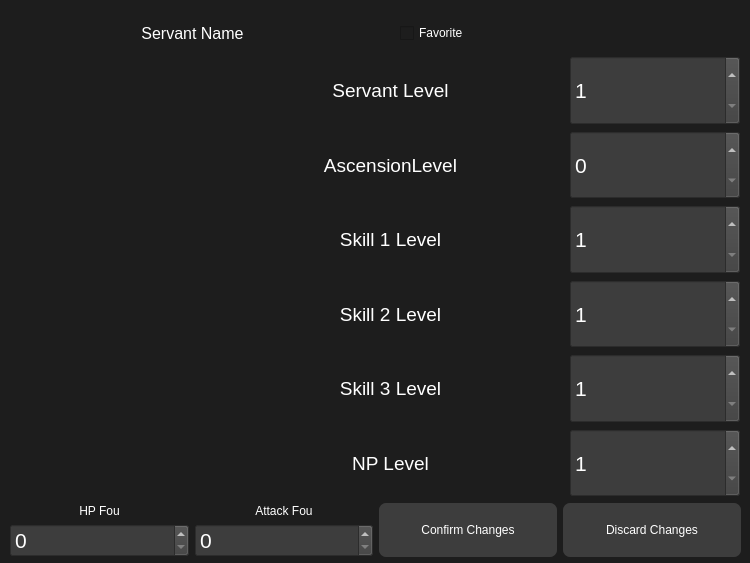
<?xml version="1.0" encoding="UTF-8"?>
<ui version="4.0">
 <class>ServantDialog</class>
 <widget class="QDialog" name="ServantDialog">
  <property name="geometry">
   <rect>
    <x>0</x>
    <y>0</y>
    <width>750</width>
    <height>563</height>
   </rect>
  </property>
  <property name="windowTitle">
   <string>Dialog</string>
  </property>
  <property name="styleSheet">
   <string notr="true">QMainWindow{
background-color:#1d1d1d;
}

QDialog{
background-color:#1d1d1d;
}

QFileDialog{
background-color: #1d1d1d;
}

QInputDialog{
background-color: #1d1d1d;
}

QWidget{
background-color: #1d1d1d;
}

QMenuBar{
background-color:#1d1d1d;
padding:5px;
	font: 12pt &quot;MS Shell Dlg 2&quot;;
}

QMenuBar::item{
background-color:#1d1d1d;
color:#fff;
padding:5px;
}

QMenu{
color:#fff;
padding:0;
}

QMenu::item:selected{
color:#fff;
background-color:#00aba9;
}

QSplitter::handle{
background-color: #1d1d1d;
}

QTableWidget{
background-color:#3d3d3d;
color:#fff;
border-radius: 4px;
}

QHeaderView::section{
background-color:qlineargradient(spread:pad, x1:0, y1:0, x2:1, y2:0, stop:0 rgba(20, 100, 150, 255), stop:1 rgba(36, 100, 150, 255));
border:none;
border-top-style:solid;
border-width:1px;
border-top-color:qlineargradient(spread:pad, x1:0, y1:0, x2:1, y2:0, stop:0 rgba(20, 100, 150, 255), stop:1 rgba(36, 100, 150, 255));
color:#fff;

}
QHeaderView{
background-color:qlineargradient(spread:pad, x1:0, y1:0, x2:1, y2:0, stop:0 rgba(20, 100, 150, 255), stop:1 rgba(36, 100, 150, 255));

border:none;
border-top-style:solid;
border-width:1px;
border-top-color:#146496;
color:#fff;
	font: 75 12pt &quot;Calibri&quot;;
}

QTableCornerButton::section{
border:none;
background-color:#146496;
}

QListWidget{
background-color:#3d3d3d;
color:#fff;
border-radius: 8px;
}

QMenu{
background-color:#3d3d3d;
}

QStatusBar{
background-color:#7e3878;
color:#fff;
}

QPushButton{
min-width: 80px;
min-height: 30px;

border-style:solid;

background-color:#3d3d3d;
color:#fff;
border-radius:7px;
}

QPushButton:hover{
color:#ccc;
	background-color: qlineargradient(spread:pad, x1:0.517, y1:0, x2:0.517, y2:1, stop:0 rgba(45, 45, 45, 255), stop:0.505682 rgba(45, 45, 45, 255), stop:1 rgba(29, 29, 29, 255));
	border-color:#2d89ef;
border-width:2px;
}

QPushButton:pressed{
background-color: qlineargradient(spread:pad, x1:0.517, y1:0, x2:0.517, y2:1, stop:0 rgba(29, 29, 29, 255), stop:0.505682 rgba(45, 45, 45, 255), stop:1 rgba(29, 29, 29, 255));
}


QTabWidget::tab{
background-color:#3d3d3d;
}

QLineEdit{
border-radius:0;
color: #fff;
}

QProgressBar{
border-radius:0;
text-align:center;
color:#fff;
background-color:transparent;
border: 2px solid #e3a21a;
border-radius:7px;
	font: 75 12pt &quot;Open Sans&quot;;

}

QProgressBar::chunk{
background-color:#2d89ef;
width:20px;
}

QComboBox{
background-color: #3d3d3d;
color: #fff;
}

QComboBox QAbstractItemView{
background-color: #3d3d3d;
color: #fff;
}

QTextBrowser{
background-color: #3d3d3d;
color: #fff;
border-radius: 8px;
}

QSpinBox{
background-color: #3d3d3d;
color: #fff;
font: 16pt
}

QLabel{
color: #fff;
}

QCheckBox{
color: #fff;
}</string>
  </property>
  <widget class="QWidget" name="">
   <property name="geometry">
    <rect>
     <x>10</x>
     <y>503</y>
     <width>731</width>
     <height>54</height>
    </rect>
   </property>
   <layout class="QHBoxLayout" name="horizontalLayout_4">
    <item>
     <layout class="QHBoxLayout" name="horizontalLayout">
      <item>
       <layout class="QVBoxLayout" name="verticalLayout_3">
        <item>
         <widget class="QLabel" name="hpFouLabel">
          <property name="text">
           <string>HP Fou</string>
          </property>
          <property name="alignment">
           <set>Qt::AlignCenter</set>
          </property>
         </widget>
        </item>
        <item>
         <widget class="QSpinBox" name="hpFou">
          <property name="font">
           <font>
            <pointsize>16</pointsize>
            <weight>50</weight>
            <italic>false</italic>
            <bold>false</bold>
           </font>
          </property>
          <property name="maximum">
           <number>990</number>
          </property>
          <property name="singleStep">
           <number>10</number>
          </property>
         </widget>
        </item>
       </layout>
      </item>
      <item>
       <layout class="QVBoxLayout" name="verticalLayout_4">
        <item>
         <widget class="QLabel" name="attackFouLabel">
          <property name="text">
           <string>Attack Fou</string>
          </property>
          <property name="alignment">
           <set>Qt::AlignCenter</set>
          </property>
         </widget>
        </item>
        <item>
         <widget class="QSpinBox" name="attackFou">
          <property name="font">
           <font>
            <pointsize>16</pointsize>
            <weight>50</weight>
            <italic>false</italic>
            <bold>false</bold>
           </font>
          </property>
          <property name="maximum">
           <number>990</number>
          </property>
          <property name="singleStep">
           <number>10</number>
          </property>
         </widget>
        </item>
       </layout>
      </item>
     </layout>
    </item>
    <item>
     <layout class="QHBoxLayout" name="horizontalLayout_2">
      <item>
       <widget class="QPushButton" name="Confirm">
        <property name="sizePolicy">
         <sizepolicy hsizetype="Ignored" vsizetype="Ignored">
          <horstretch>0</horstretch>
          <verstretch>0</verstretch>
         </sizepolicy>
        </property>
        <property name="text">
         <string>Confirm Changes</string>
        </property>
        <property name="iconSize">
         <size>
          <width>16</width>
          <height>32</height>
         </size>
        </property>
       </widget>
      </item>
      <item>
       <widget class="QPushButton" name="Discard">
        <property name="sizePolicy">
         <sizepolicy hsizetype="Ignored" vsizetype="Ignored">
          <horstretch>0</horstretch>
          <verstretch>0</verstretch>
         </sizepolicy>
        </property>
        <property name="text">
         <string>Discard Changes</string>
        </property>
       </widget>
      </item>
     </layout>
    </item>
   </layout>
  </widget>
  <widget class="QWidget" name="">
   <property name="geometry">
    <rect>
     <x>9</x>
     <y>56</y>
     <width>731</width>
     <height>441</height>
    </rect>
   </property>
   <layout class="QHBoxLayout" name="horizontalLayout_7">
    <item>
     <layout class="QHBoxLayout" name="horizontalLayout_5" stretch="0">
      <item>
       <widget class="QLabel" name="ServantImage">
        <property name="sizePolicy">
         <sizepolicy hsizetype="Fixed" vsizetype="Fixed">
          <horstretch>0</horstretch>
          <verstretch>0</verstretch>
         </sizepolicy>
        </property>
        <property name="minimumSize">
         <size>
          <width>200</width>
          <height>250</height>
         </size>
        </property>
        <property name="text">
         <string/>
        </property>
       </widget>
      </item>
     </layout>
    </item>
    <item>
     <widget class="QSplitter" name="splitter">
      <property name="orientation">
       <enum>Qt::Horizontal</enum>
      </property>
      <widget class="QWidget" name="layoutWidget">
       <layout class="QVBoxLayout" name="verticalLayout_2">
        <item>
         <widget class="QLabel" name="ServantLevel">
          <property name="font">
           <font>
            <pointsize>14</pointsize>
           </font>
          </property>
          <property name="text">
           <string>Servant Level</string>
          </property>
          <property name="alignment">
           <set>Qt::AlignCenter</set>
          </property>
         </widget>
        </item>
        <item>
         <widget class="QLabel" name="AscensionLevel">
          <property name="font">
           <font>
            <pointsize>14</pointsize>
           </font>
          </property>
          <property name="text">
           <string>AscensionLevel</string>
          </property>
          <property name="alignment">
           <set>Qt::AlignCenter</set>
          </property>
         </widget>
        </item>
        <item>
         <widget class="QLabel" name="Skill1">
          <property name="font">
           <font>
            <pointsize>14</pointsize>
           </font>
          </property>
          <property name="text">
           <string>Skill 1 Level</string>
          </property>
          <property name="alignment">
           <set>Qt::AlignCenter</set>
          </property>
         </widget>
        </item>
        <item>
         <widget class="QLabel" name="Skill2">
          <property name="font">
           <font>
            <pointsize>14</pointsize>
           </font>
          </property>
          <property name="text">
           <string>Skill 2 Level</string>
          </property>
          <property name="alignment">
           <set>Qt::AlignCenter</set>
          </property>
         </widget>
        </item>
        <item>
         <widget class="QLabel" name="Skill3">
          <property name="font">
           <font>
            <pointsize>14</pointsize>
           </font>
          </property>
          <property name="text">
           <string>Skill 3 Level</string>
          </property>
          <property name="alignment">
           <set>Qt::AlignCenter</set>
          </property>
         </widget>
        </item>
        <item>
         <widget class="QLabel" name="npLevelLabel">
          <property name="font">
           <font>
            <pointsize>14</pointsize>
           </font>
          </property>
          <property name="text">
           <string>NP Level</string>
          </property>
          <property name="alignment">
           <set>Qt::AlignCenter</set>
          </property>
         </widget>
        </item>
       </layout>
      </widget>
      <widget class="QWidget" name="layoutWidget">
       <layout class="QHBoxLayout" name="horizontalLayout_3">
        <item>
         <layout class="QVBoxLayout" name="verticalLayout_5"/>
        </item>
        <item>
         <layout class="QVBoxLayout" name="verticalLayout">
          <item>
           <widget class="QSpinBox" name="Level">
            <property name="sizePolicy">
             <sizepolicy hsizetype="Minimum" vsizetype="Minimum">
              <horstretch>0</horstretch>
              <verstretch>0</verstretch>
             </sizepolicy>
            </property>
            <property name="font">
             <font>
              <pointsize>16</pointsize>
              <weight>50</weight>
              <italic>false</italic>
              <bold>false</bold>
             </font>
            </property>
            <property name="minimum">
             <number>1</number>
            </property>
            <property name="maximum">
             <number>100</number>
            </property>
           </widget>
          </item>
          <item>
           <widget class="QSpinBox" name="Ascension">
            <property name="sizePolicy">
             <sizepolicy hsizetype="Minimum" vsizetype="Minimum">
              <horstretch>0</horstretch>
              <verstretch>0</verstretch>
             </sizepolicy>
            </property>
            <property name="font">
             <font>
              <pointsize>16</pointsize>
              <weight>50</weight>
              <italic>false</italic>
              <bold>false</bold>
             </font>
            </property>
            <property name="minimum">
             <number>0</number>
            </property>
            <property name="maximum">
             <number>4</number>
            </property>
           </widget>
          </item>
          <item>
           <widget class="QSpinBox" name="Skill1Edit">
            <property name="sizePolicy">
             <sizepolicy hsizetype="Minimum" vsizetype="Minimum">
              <horstretch>0</horstretch>
              <verstretch>0</verstretch>
             </sizepolicy>
            </property>
            <property name="font">
             <font>
              <pointsize>16</pointsize>
              <weight>50</weight>
              <italic>false</italic>
              <bold>false</bold>
             </font>
            </property>
            <property name="minimum">
             <number>1</number>
            </property>
            <property name="maximum">
             <number>10</number>
            </property>
           </widget>
          </item>
          <item>
           <widget class="QSpinBox" name="Skill2Edit">
            <property name="sizePolicy">
             <sizepolicy hsizetype="Minimum" vsizetype="Minimum">
              <horstretch>0</horstretch>
              <verstretch>0</verstretch>
             </sizepolicy>
            </property>
            <property name="font">
             <font>
              <pointsize>16</pointsize>
              <weight>50</weight>
              <italic>false</italic>
              <bold>false</bold>
             </font>
            </property>
            <property name="minimum">
             <number>1</number>
            </property>
            <property name="maximum">
             <number>10</number>
            </property>
           </widget>
          </item>
          <item>
           <widget class="QSpinBox" name="Skill3Edit">
            <property name="sizePolicy">
             <sizepolicy hsizetype="Minimum" vsizetype="Minimum">
              <horstretch>0</horstretch>
              <verstretch>0</verstretch>
             </sizepolicy>
            </property>
            <property name="font">
             <font>
              <pointsize>16</pointsize>
              <weight>50</weight>
              <italic>false</italic>
              <bold>false</bold>
             </font>
            </property>
            <property name="minimum">
             <number>1</number>
            </property>
            <property name="maximum">
             <number>10</number>
            </property>
           </widget>
          </item>
          <item>
           <widget class="QSpinBox" name="npLevel">
            <property name="sizePolicy">
             <sizepolicy hsizetype="Minimum" vsizetype="Minimum">
              <horstretch>0</horstretch>
              <verstretch>0</verstretch>
             </sizepolicy>
            </property>
            <property name="font">
             <font>
              <pointsize>16</pointsize>
              <weight>50</weight>
              <italic>false</italic>
              <bold>false</bold>
             </font>
            </property>
            <property name="minimum">
             <number>1</number>
            </property>
            <property name="maximum">
             <number>5</number>
            </property>
           </widget>
          </item>
         </layout>
        </item>
       </layout>
      </widget>
     </widget>
    </item>
   </layout>
  </widget>
  <widget class="QWidget" name="">
   <property name="geometry">
    <rect>
     <x>11</x>
     <y>11</y>
     <width>731</width>
     <height>44</height>
    </rect>
   </property>
   <layout class="QHBoxLayout" name="horizontalLayout_8">
    <item>
     <widget class="QLabel" name="servantName">
      <property name="sizePolicy">
       <sizepolicy hsizetype="Minimum" vsizetype="Minimum">
        <horstretch>0</horstretch>
        <verstretch>0</verstretch>
       </sizepolicy>
      </property>
      <property name="font">
       <font>
        <pointsize>12</pointsize>
       </font>
      </property>
      <property name="text">
       <string>Servant Name</string>
      </property>
      <property name="alignment">
       <set>Qt::AlignCenter</set>
      </property>
     </widget>
    </item>
    <item>
     <layout class="QHBoxLayout" name="horizontalLayout_6">
      <item>
       <spacer name="verticalSpacer">
        <property name="orientation">
         <enum>Qt::Vertical</enum>
        </property>
        <property name="sizeType">
         <enum>QSizePolicy::Fixed</enum>
        </property>
        <property name="sizeHint" stdset="0">
         <size>
          <width>20</width>
          <height>40</height>
         </size>
        </property>
       </spacer>
      </item>
      <item>
       <widget class="QCheckBox" name="favoriteServant">
        <property name="text">
         <string>Favorite</string>
        </property>
       </widget>
      </item>
     </layout>
    </item>
   </layout>
  </widget>
 </widget>
 <resources/>
 <connections/>
</ui>
